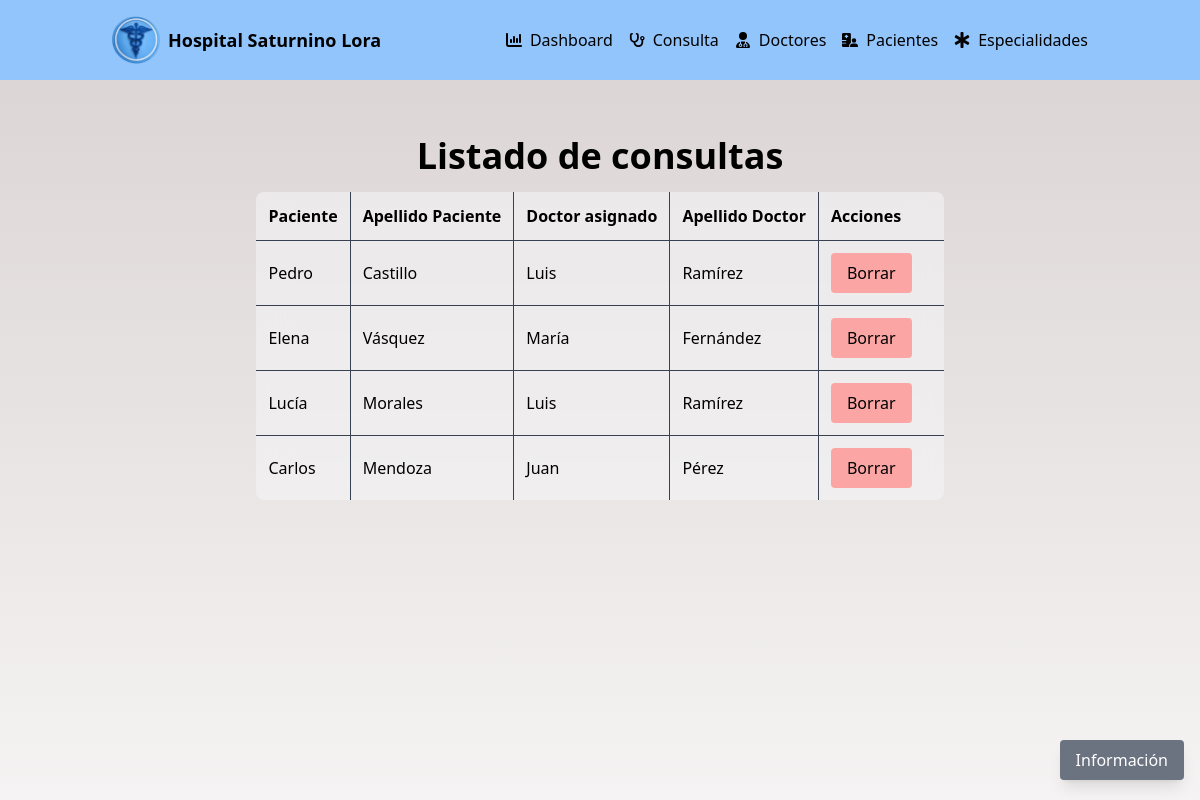
Page /?controller=Consulta&&action=principal on the committed database.
### tables this page shows
CREATE TABLE `consulta` (
  `id_doctor` int(11) NOT NULL,
  `id_paciente` int(11) NOT NULL
);

CREATE TABLE `paciente` (
  `id_paciente` int(11) NOT NULL,
  `id_diagnostico` int(11) NOT NULL,
  `nombre_paciente` varchar(50) NOT NULL,
  `primer_apellido_paciente` varchar(50) NOT NULL,
  `segundo_apellido_paciente` varchar(50) NOT NULL,
  `numero_seguro` int(11) NOT NULL
);

CREATE TABLE `doctor` (
  `id_doctor` int(11) NOT NULL,
  `nombre_doctor` varchar(50) NOT NULL,
  `primer_apellido_doctor` varchar(50) NOT NULL,
  `segundo_apellido_doctor` varchar(50) NOT NULL,
  `id_especialidad` int(11) NOT NULL
);

### app/controllers/ConsultaController.php (called while the page is built, shortened)
<?php
require_once "app/models/Consulta.php";
class ConsultaController{
    public function __construct(){
        $this->consulta = new Consulta();
    }
    public function principal(){
        include "app/views/src/pages/listadoConsult.php";
    }
}

### app/models/DataBase.php (called while the page is built, shortened)
<?php
class DataBase{
    public static function connect(){
        try{
            $connexion = new PDO("mysql:host=".self::server.";dbname=".self::dbname.";charset=utf8",self::user,self::password);
            $connexion -> setAttribute(PDO::ATTR_ERRMODE,PDO::ERRMODE_EXCEPTION);
            return $connexion;
        }catch(PDOException $e){
            return "Fallo ".$e->getMessage();
        }
    }
}

### app/models/Consulta.php (called while the page is built, shortened)
<?php
class Consulta{
    private $pdo;
    public function __CONSTRUCT(){
        $this->pdo = DataBase::connect();
    }
    public function listar(){
        try{
            $consulta = $this->pdo->prepare("SELECT c.id_doctor, c.id_paciente, nombre_doctor, primer_apellido_doctor, nombre_paciente, primer_apellido_paciente
                                                    FROM DOCTOR d INNER JOIN CONSULTA c ON d.id_doctor = c.id_doctor
                                                    INNER JOIN PACIENTE p ON c.id_paciente = p.id_paciente;");
            $consulta->execute();
            return $consulta->fetchAll(PDO::FETCH_OBJ);
        }catch(Exception $e){
            die($e->getMessage());
        }
    }
}

### app/views/src/pages/listadoConsult.php (the view, shortened to what this page needs)
<!DOCTYPE html>
<html lang="es">
    <head>
        <link rel="stylesheet" href="app/views/src/styles/estilos.css">
    </head>
<body class="bg-cover bg-center bg-fixed"
    style="background-image: linear-gradient(rgba(186, 172, 172, 0.542), rgba(205, 194, 194, 0.2)), url('app/views/src/icons/dash.jpg');background-position: center 20%;">
    <header class="bg-blue-300">
        <div class="container mx-auto flex items-center justify-between py-4 px-6 flex-wrap">
            <div class="flex items-center space-x-2 mr-2">
                <img src="app/views/src/icons/logoH.png" alt="Ícono del hospital" class="w-12 h-12">
                <h1 class="text-black font-bold text-lg whitespace-nowrap">
                    Hospital Saturnino Lora
                </h1>
            </div>
            <nav class="flex-grow">
                <ul class="flex flex-col sm:flex-row justify-end items-center space-y-2 sm:space-y-0 sm:space-x-4">
                    <li class="flex items-center space-x-2">
                        <a href="?controller=Dashboard"
                            class="text-dark-gray hover:text-blue-logo hover:text-blue-700 ml-2 hover:underline">Dashboard</a>
                    </li>
                    <div class="flex items-center space-x-2">
                      <li class="relative flex items-center">
                        <button id="inicio-btn-consulta"
                          class="text-dark-gray hover:text-blue-logo hover:text-blue-700  hover:underline ml-2">
                          Consulta
                        </button>
                      </li>
                    </div>
                    <div class="flex items-center space-x-2">
                        <li class="relative flex items-center">
                            <button id="inicio-btn-doctores"
                                class="text-dark-gray hover:text-blue-logo hover:text-blue-700 ml-2 hover:underline">
                                Doctores
                            </button>
                        </li>
                    </div>
                    <div class="flex items-center space-x-2">
                        <li class="relative flex items-center">
                            <button id="inicio-btn-pacientes"
                                class="text-dark-gray hover:text-blue-logo hover:text-blue-700 hover:underline ml-2 ">
                                Pacientes
                            </button>
                        </li>
                    </div>
                    <div class="flex items-center space-x-2">
                        <li class="relative flex items-center">
                            <button id="inicio-btn-especialidad"
                                class="text-dark-gray hover:text-blue-logo hover:text-blue-700 hover:underline ml-2">
                                Especialidades
                            </button>
                        </li>
                    </div>
                </ul>
            </nav>
        </div>
    </header>
    <main class="container mx-auto py-4 px-6 sm:px-6 max-w-full overflow-x-auto">
        <section class="mb-8">
            <div class="flex flex-col items-center mt-10">
                <h2 class="text-2xl sm:text-4xl font-bold mb-4 ">Listado de consultas</h2>
                <div class="w-full max-w-full overflow-x-auto mx-auto">
                    <table id="tablaPacientes"
                        class="p-6 w-auto backdrop-blur-lg bg-gray-100/60 border-collapse overflow-hidden rounded-lg table-auto mx-auto">
                        <thead>
                            <tr>
                                <th class="p-2 sm:p-3 border-r border-b border-gray-700 text-left">Paciente</th>
                                <th class="p-2 sm:p-3 border-r border-b border-gray-700 text-left">Apellido Paciente
                                </th>
                                <th class="p-2 sm:p-3 border-r border-b border-gray-700 text-left">Doctor asignado</th>
                                <th class="p-2 sm:p-3 border-r border-b border-gray-700 text-left">Apellido Doctor</th>
                                <th class="p-2 sm:p-3 border-b border-gray-700 text-left">Acciones</th>
                            </tr>
                        </thead>
                        <tbody>
                            <?php
                            $consultas = $this->consulta->listar();
                            for ($i = 0; $i < count($consultas); $i++): ?>
                                <tr>
                                    <?php if ($i + 1 == count($consultas)): ?>
                                        <td class="p-2 sm:p-3 border-r border-gray-700 text-left">
                                            <?php echo $consultas[$i]->nombre_paciente; ?></td>
                                        <td class="p-2 sm:p-3 border-r border-gray-700 text-left">
                                            <?php echo $consultas[$i]->primer_apellido_paciente; ?></td>
                                        <td class="p-2 sm:p-3 border-r border-gray-700 text-left">
                                            <?php echo $consultas[$i]->nombre_doctor; ?></td>
                                        <td class="p-2 sm:p-3 border-r border-gray-700 text-left">
                                            <?php echo $consultas[$i]->primer_apellido_doctor; ?></td>
                                        <td class="p-2 sm:p-3 border-gray-700 text-left">
                                            <div
                                                class="flex flex-col sm:flex-row justify-end items-center space-y-2 sm:space-y-0 sm:space-x-4">
                                                <a href="?controller=Consulta&&action=eliminar&&id_doctor=<?php echo $consultas[$i]->id_doctor ?>&&id_paciente=<?php echo $consultas[$i]->id_paciente ?>"
                                                    class="px-4 py-2 bg-red-300 text-black rounded hover:bg-red-500 mr-5 borrar-fila">
                                                    Borrar </a>
                                            </div>
                                        </td>
                                    <?php else: ?>
                                        <td class="p-2 sm:p-3 border-r border-b border-gray-700 text-left">
                                            <?php echo $consultas[$i]->nombre_paciente; ?></td>
                                        <td class="p-2 sm:p-3 border-r border-b border-gray-700 text-left">
                                            <?php echo $consultas[$i]->primer_apellido_paciente; ?></td>
                                        <td class="p-2 sm:p-3 border-r border-b border-gray-700 text-left">
                                            <?php echo $consultas[$i]->nombre_doctor; ?></td>
                                        <td class="p-2 sm:p-3 border-r border-b border-gray-700 text-left">
                                            <?php echo $consultas[$i]->primer_apellido_doctor; ?></td>
                                        <td class="p-2 sm:p-3 border-b border-gray-700 text-left">
                                            <div
                                                class="flex flex-col sm:flex-row justify-end items-center space-y-2 sm:space-y-0 sm:space-x-4">
                                                <a href="?controller=Consulta&&action=eliminar&&id_doctor=<?php echo $consultas[$i]->id_doctor ?>&&id_paciente=<?php echo $consultas[$i]->id_paciente ?>"
                                                    class="px-4 py-2 bg-red-300 text-black rounded hover:bg-red-500 mr-5 borrar-fila">
                                                    Borrar </a>
                                            </div>
                                        </td>
                                    <?php endif ?>
                                </tr>
                            <?php endfor
                            ?>
                        </tbody>
                    </table>
                </div>
        </section>
    </main>
        <a href="#footer"
            class="btn-flotante fixed bottom-5 right-4 bg-gray-500 text-white px-4 py-2 rounded shadow-lg text-sm sm:text-base">Información</a>
    </body>
</html>

### rows in the picture
consulta: id_paciente.nombre_paciente "Pedro", id_paciente.primer_apellido_paciente "Castillo", id_doctor.nombre_doctor "Luis", id_doctor.primer_apellido_doctor "Ramírez"
consulta: id_paciente.nombre_paciente "Elena", id_paciente.primer_apellido_paciente "Vásquez", id_doctor.nombre_doctor "María", id_doctor.primer_apellido_doctor "Fernández"
consulta: id_paciente.nombre_paciente "Lucía", id_paciente.primer_apellido_paciente "Morales", id_doctor.nombre_doctor "Luis", id_doctor.primer_apellido_doctor "Ramírez"
consulta: id_paciente.nombre_paciente "Carlos", id_paciente.primer_apellido_paciente "Mendoza", id_doctor.nombre_doctor "Juan", id_doctor.primer_apellido_doctor "Pérez"
